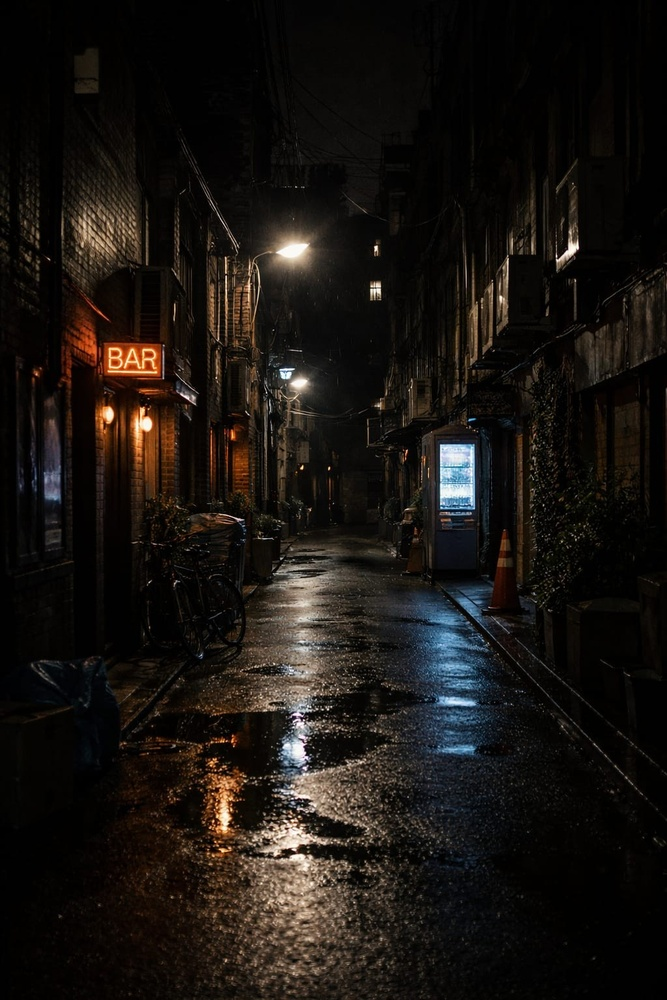
#> input picture input.jpg, 667 x 1000 px, shrunk from 1024 x 1536 before the run
$ python -i enhance.py   (imports and definitions only)
#> lines starting #> are read from the running program, lines starting #| are printed output that depends on the picture
#> further down, picture is the input picture: shape (1000, 667, 3); mean B, G, R 17.2, 20.8, 25
import cv2
import numpy as np

def enhance_image(image):

    lab = cv2.cvtColor(image, cv2.COLOR_BGR2LAB)
#> lab: shape (1000, 667, 3); mean of channels 0, 1, 2 21.1, 129.3, 130.7

    l, a, b = cv2.split(lab)
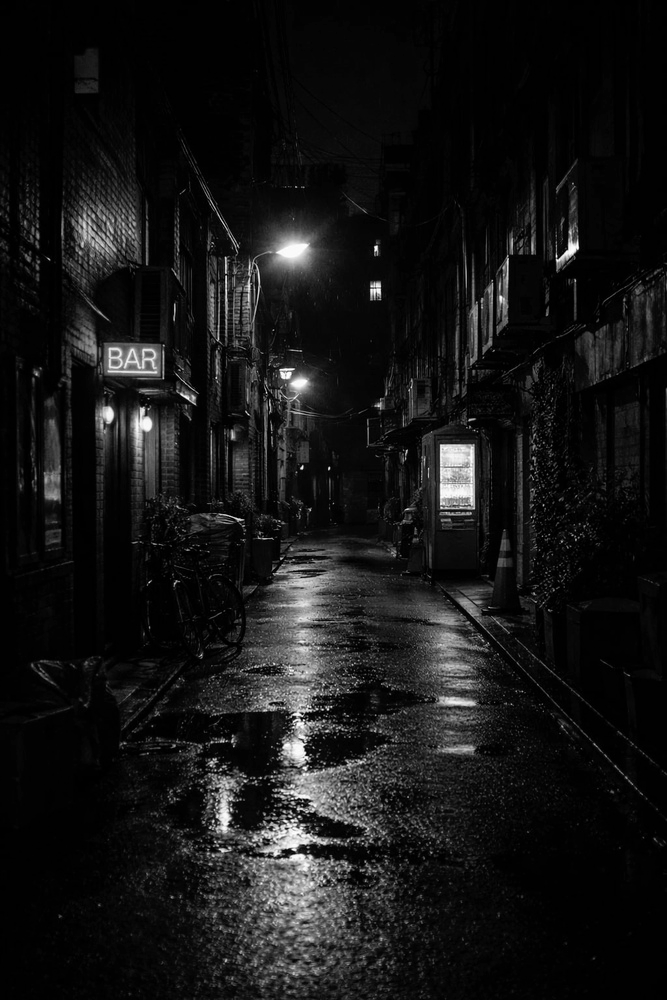
#> l: shape (1000, 667); min 0, max 255, mean 21.1
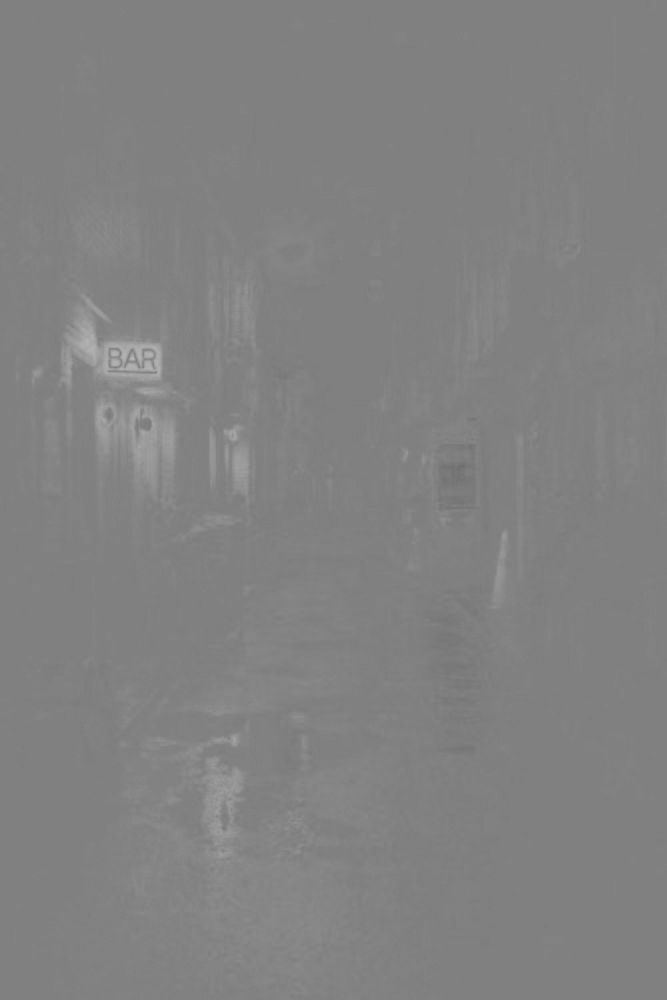
#> a: shape (1000, 667); min 110, max 184, mean 129.3


    clahe = cv2.createCLAHE(clipLimit=3.0, tileGridSize=(8, 8))
    cl = clahe.apply(l)
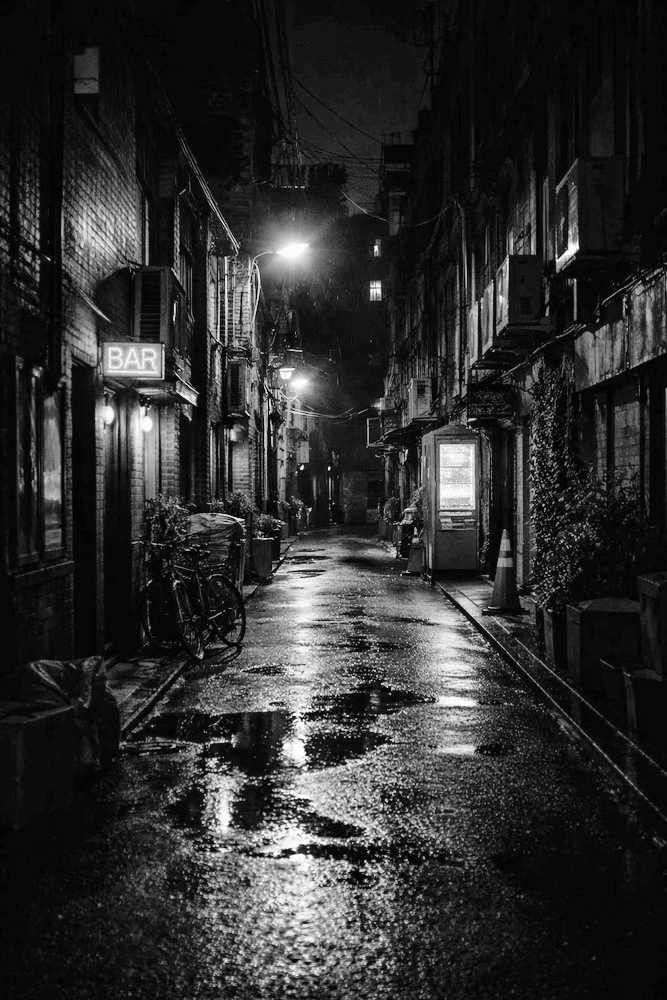
#> cl: shape (1000, 667); min 0, max 255, mean 46


    merged = cv2.merge((cl, a, b))
#> merged: shape (1000, 667, 3); mean of channels 0, 1, 2 46, 129.3, 130.7


    enhanced_img = cv2.cvtColor(merged, cv2.COLOR_LAB2BGR)
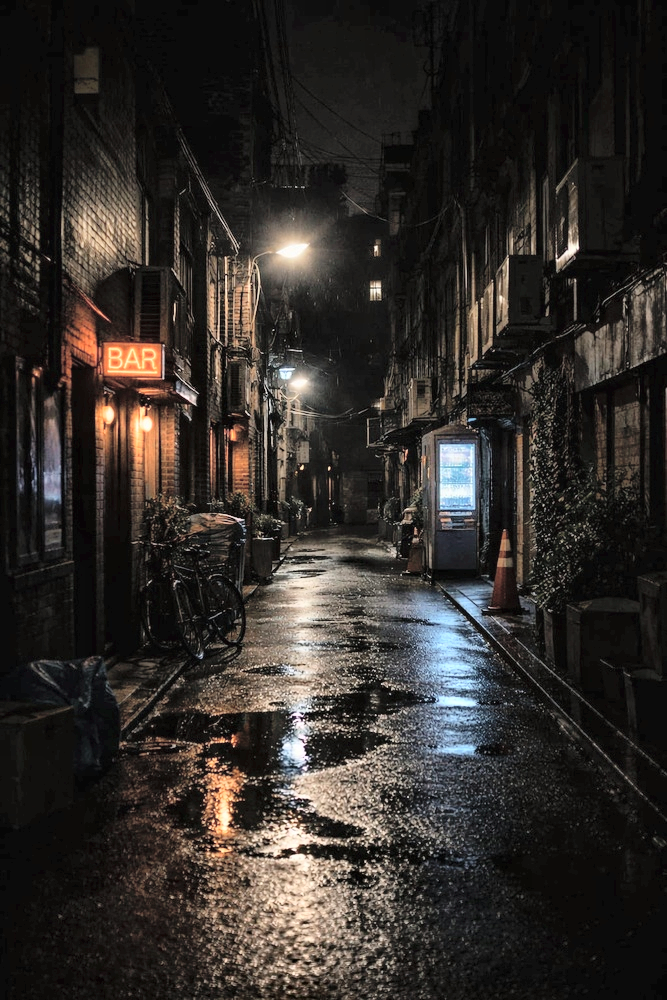
#> enhanced_img: shape (1000, 667, 3); mean B, G, R 41.5, 45.1, 49.6

    return enhanced_img

>>> import cv2
>>> picture = cv2.imread('input.jpg')
>>> result = enhance_image(picture)
